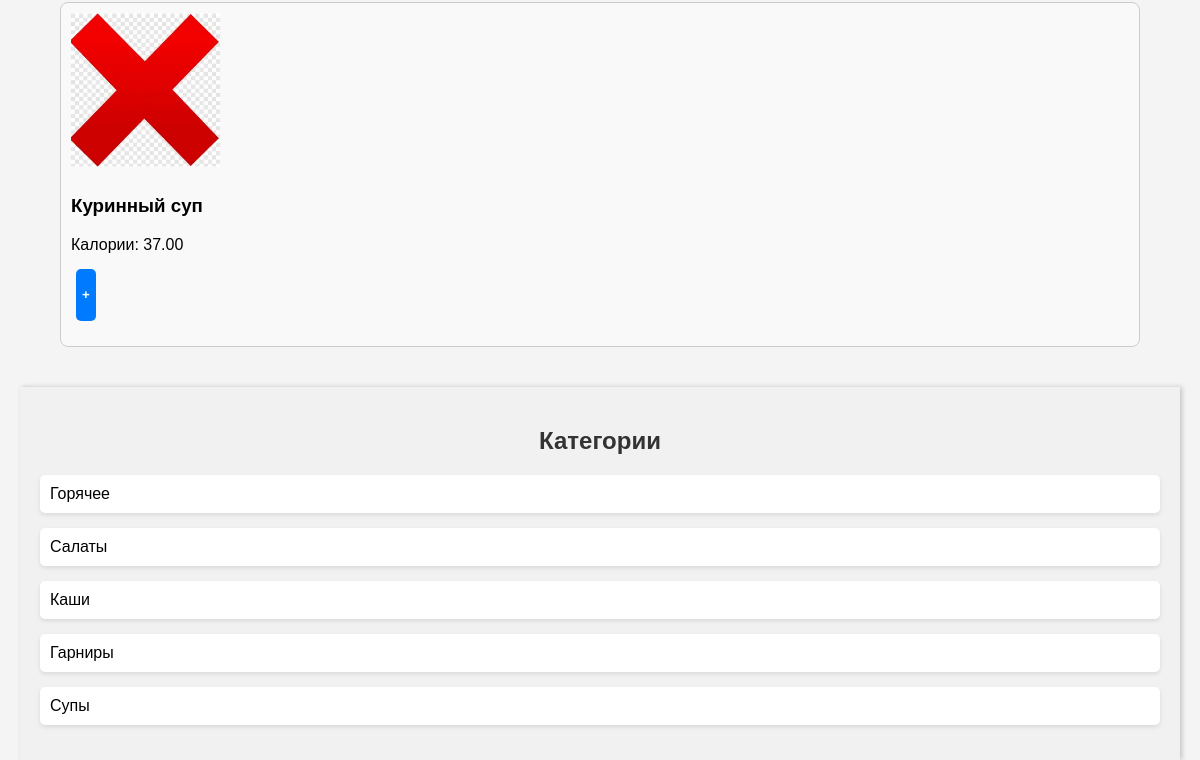
The page /dishes (lower part) on the database as committed earlier.
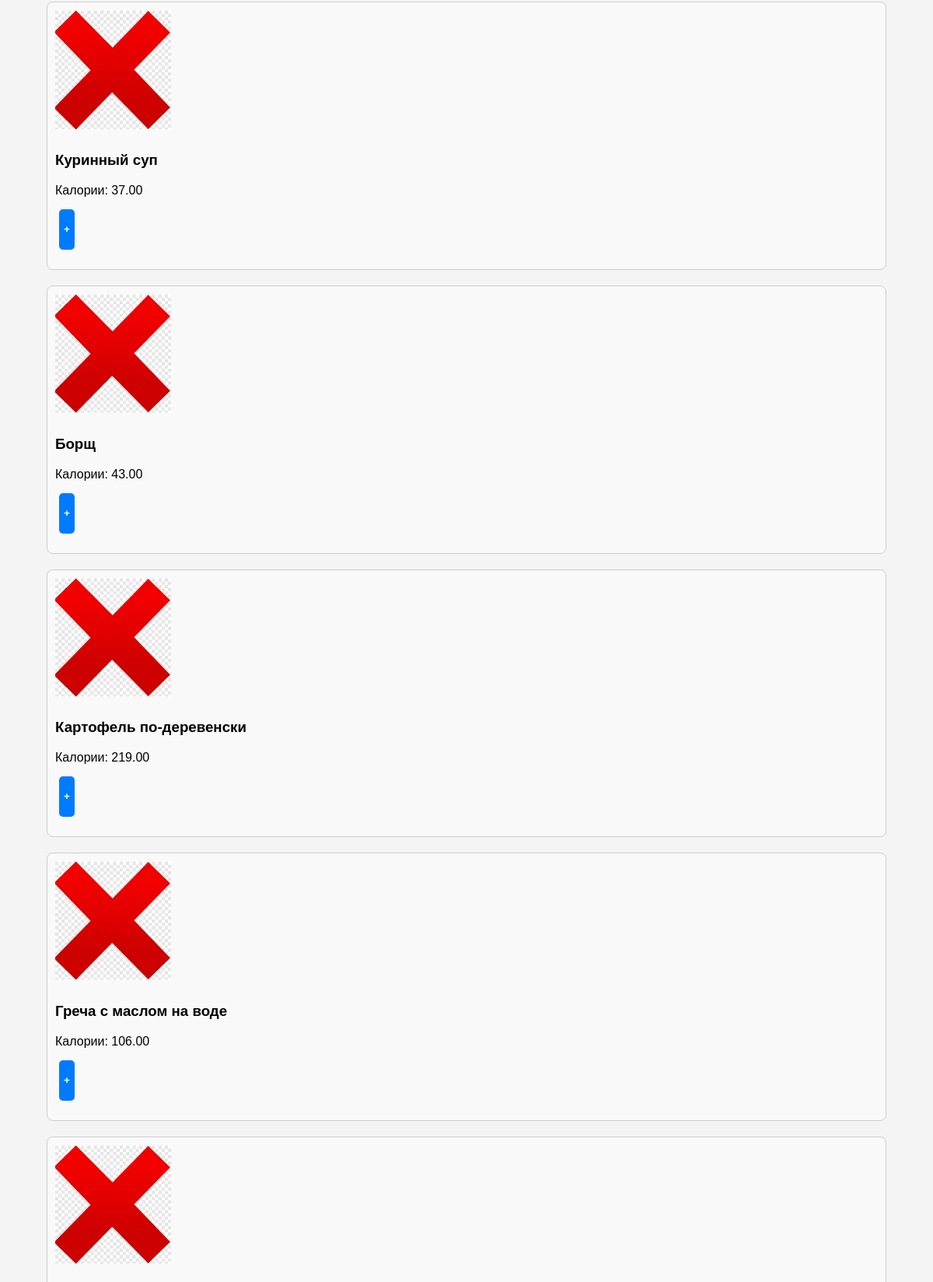
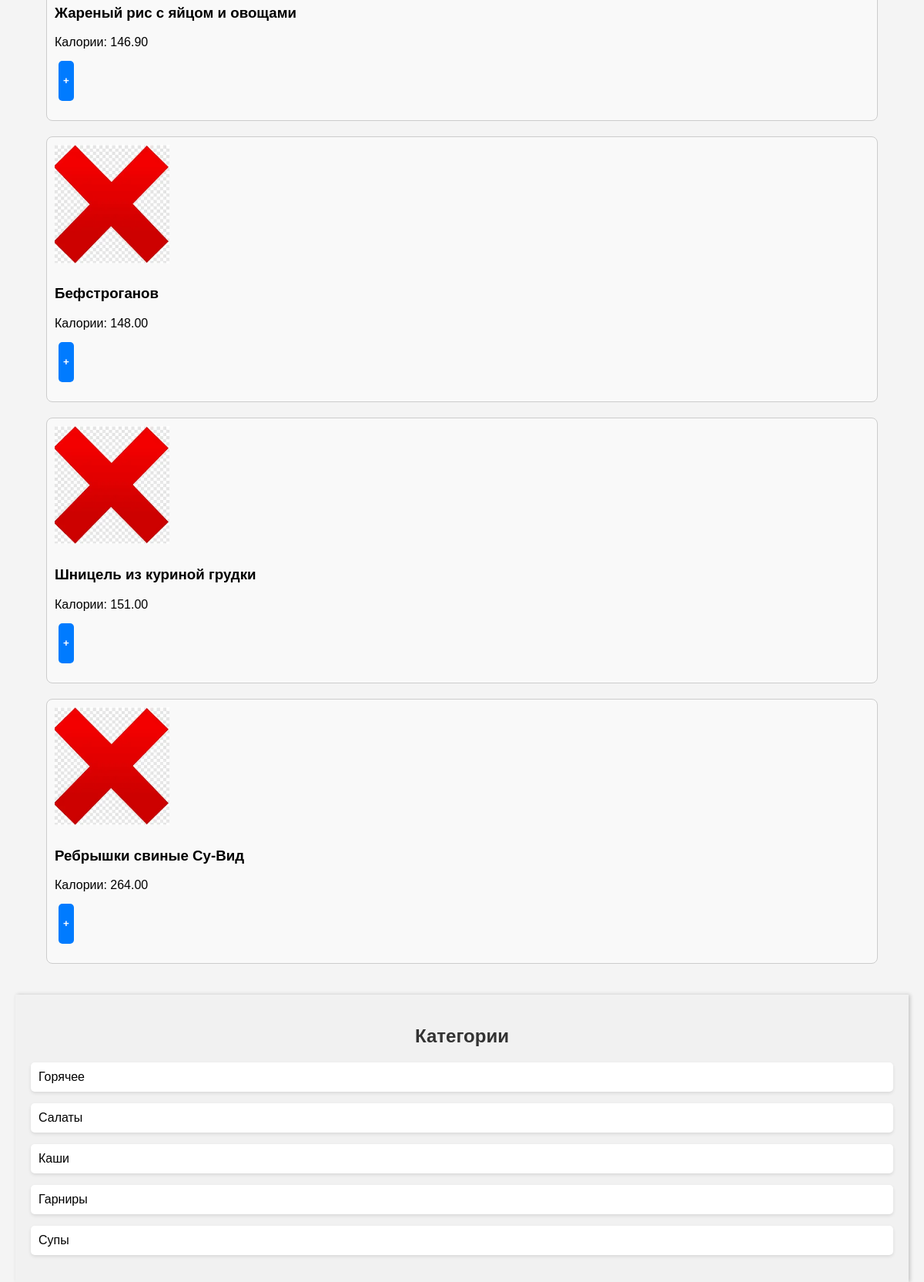
The same page on the database as committed later (2 pictures, top to bottom).
### catalog/models.py (models this page shows, shortened)
class Dish(models.Model):
    name = CharField(max_length=50, unique=True)
    images = ImageField(upload_to='images/dishes/', null=True, blank=True)
    recipes = TextField(null=True)
    proteins = DecimalField(max_digits=5, decimal_places=2)
    fats = DecimalField(max_digits=5, decimal_places=2)
    carbs = DecimalField(max_digits=5, decimal_places=2)
    kcals = DecimalField(max_digits=5, decimal_places=2)
    categorys = CharField(max_length=50, null=True)
    areas = CharField(max_length=50, null=True)
    class Meta:
        db_table = 'dishes'

### catalog/views.py (the view)
# urls.py: path('dishes', catalog.views.dishes, name='dishes'),
def dishes(request):
    dishes_list = models.Dish.objects.prefetch_related('ingredients__product').all()
    for dish in dishes_list:
        dish.ingredients_list = ', '.join([f"{ingredient.product.name}: {ingredient.weight} гр." for ingredient in dish.ingredients.all()])
    return render(request, 'dishes.html', {
        'dishes': dishes_list
    })

### templates/dishes.html (shortened to what this page needs)
<!DOCTYPE html>
{% extends "base.html" %}
{% load static %}
{% block content %}
<link rel="stylesheet" href="./static/css/dishes.css">
<div id="main-content">
    <div class="column">
        <div id="dish-list">
            <form method="post" action="{% url 'add_user_dish' %}">
                {% for dish in dishes %}
                    <div class="dish-block">
                        <div class="dish-form" onclick="openDishModal('{{ dish.id }}', '{{ dish.name }}', '{{ dish.images }}', '{{ dish.kcals }}', '{{ dish.proteins }}', '{{ dish.fats }}', '{{ dish.carbs }}', '{{ dish.recipes|escapejs }}', '{{ dish.ingredients_list|escapejs }}')" data-category="{{ dish.categorys }}">
                            {% if dish.images %}
                                <img src="{{ dish.images }}" alt="{{ dish.name }}" class="dish-image" style="width: 200px; height: auto;">
                            {% else %}
                                <img src="{% static 'images/dishes/img_none.png' %}" alt="Изображение отсутствует" class="dish-image" style="width: 150px; height: auto;">
                            {% endif %}
                            <div class="dish-details">
                                <h3 class="dish-name-value">{{ dish.name }}</h3>
                                <div>
                                    <label class="dish-calories">Калории:</label>
                                    <span class="dish-calories-value">{{ dish.kcals }}</span>
                                </div>
                            </div>
                        </div>
                        <div class="add-button-container">
                            <form method="POST" action="{% url 'add_user_dish' %}">
                                <button class="save-button" type="submit">
                                    <span class="plus-icon">+</span>
                                </button>
                            </form>
                        </div>
                    </div>
                {% endfor %}
            </form>
        </div>
    </div>
    <div id="category-sidebar">
        <h2>Категории</h2>
        <ul id="category-list">
            <li onclick="filterByCategory('горячее')">Горячее</li>
            <li onclick="filterByCategory('салаты')">Салаты</li>
            <li onclick="filterByCategory('каши')">Каши</li>
            <li onclick="filterByCategory('гарниры')">Гарниры</li>
            <li onclick="filterByCategory('супы')">Супы</li>
        </ul>
    </div>
</div>
{% endblock %}

Rows that differ between the two databases and show on the page:
added Dish: name "Борщ", kcals "43.00"
added Dish: name "Картофель по-деревенски", kcals "219.00"
added Dish: name "Греча с маслом на воде", kcals "106.00"
added Dish: name "Жареный рис с яйцом и овощами", kcals "146.90"
added Dish: name "Бефстроганов", kcals "148.00"
added Dish: name "Шницель из куриной грудки", kcals "151.00"
added Dish: name "Ребрышки свиные Су-Вид", kcals "264.00"
